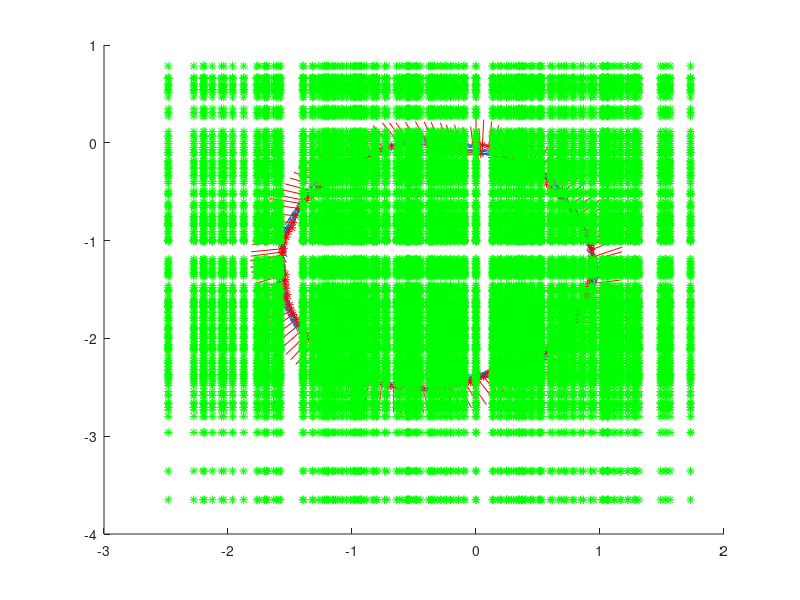

Write the MATLAB code that produced this figure.
clear all; clc;
close all;
% robots sizing 
L = 0.3; % [m]
r = 0.25; % [m]
f = 10; % [Hz]

% kinematic model
dt = 0.1;% [s] timestep (update rate)
x0 = [0; 0; 0]; % [[m/s] [m/s] [rad/s]] intial state
u = [-1.5; 2; 1]; % [[rad/s] [rad/s] [rad/s]] inputs
% u = [2; 2; 0];
%u = [2; -1.167612497392722; 0]; % 2m radius circle inputs 

% noise model 

n = 15 / dt; % number of samples for 15 second simulation
figure(1); clf; hold on;

x_record = zeros(3, n);
v_record = zeros(3, n);
y_record = zeros(3, n);

omega_variance = 0.1 / 180 * pi();

for i = 1:n
    %u(3) = 2*(n - i) / n;
    %measurement
    y = x0 + [normrnd(0,0.5); normrnd(0,0.5); normrnd(-9.7 * 180/pi(),10 * 180/pi())];


    % dynamics
    v_x = (r*2/3) * (-u(1)*cos(x0(3)) + u(2)*cos(pi()/3+x0(3)) + u(3)*cos(pi()/3-x0(3)) );
    v_y = (r*2/3) * (u(1)*sin(x0(3))  - u(2)*sin(pi()/3+x0(3)) + u(3)*sin(pi()/3-x0(3)));
    omega = r/(3*L) * (u(1)+u(2)+u(3));
    
    rad = sqrt(v_x*v_x + v_y*v_y) / omega;
    d = rad * 2;
    
    x_record(:,i) = x0;
    v_record(:,i) = [v_x;
                     v_y;
                     omega];
    y_record(:,i) = y;
                 
    x1 = x0 + [ v_x * dt; v_y * dt; omega * dt] + [normrnd(0,0.01); normrnd(0,0.01); normrnd(0,omega_variance)];
    x0 = x1; 
end

% a = sqrt(v_record(1,:).^2 + v_record(2,:).^2)
samples_per_draw = 1;
trimmed_x_rec = x_record(:,1:samples_per_draw:end);
trimmed_v_rec = v_record(:,1:samples_per_draw:end);
trimmed_y_rec = y_record(:,1:samples_per_draw:end);


quiver(trimmed_x_rec(1,:),trimmed_x_rec(2,:),trimmed_v_rec(1,:),trimmed_v_rec(2,:));
quiver(trimmed_x_rec(1,:),trimmed_x_rec(2,:),sin(trimmed_x_rec(3,:)),cos(trimmed_x_rec(3,:)),'r*');

quiver(trimmed_y_rec(1,:),trimmed_y_rec(2,:),zeros(n),zeros(n),'g*');
